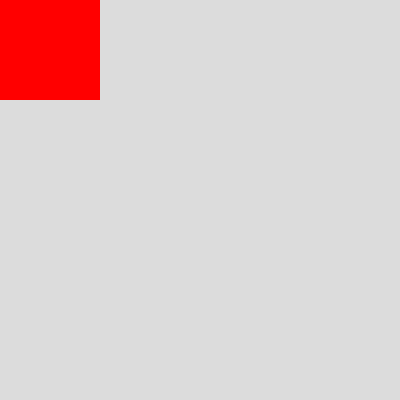
Frame 1 (no input)
Frame 60 (the mouse pressed at the canvas centre just before this capture): identical to frame 1, image omitted
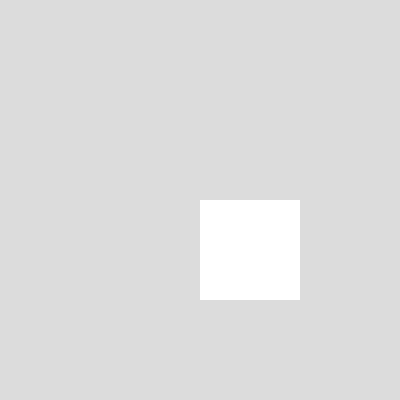
Frame 120 (the mouse held since frame 60 and released just before this capture)

The Processing sketch that drew these frames (run headless with seeded random() and noise(); from frame 60 on, the mouse is pressed at the canvas centre):

// Processing sketch: sketch_01_Mouse_Functions
// ── sketch_01_Mouse_Functions.pde

void setup() {
  size(400, 400);
}

void draw() {
  background(220);
  // mouseIsPressed is a Processing function
  //it will turn pink to let you know
 
  noStroke();
  
  if (mousePressed){
    fill (255);
  } else
    {
      fill(255, 0,0);
    }
  
  rect(mouseX, mouseY, 100, 100);
  
 
}
